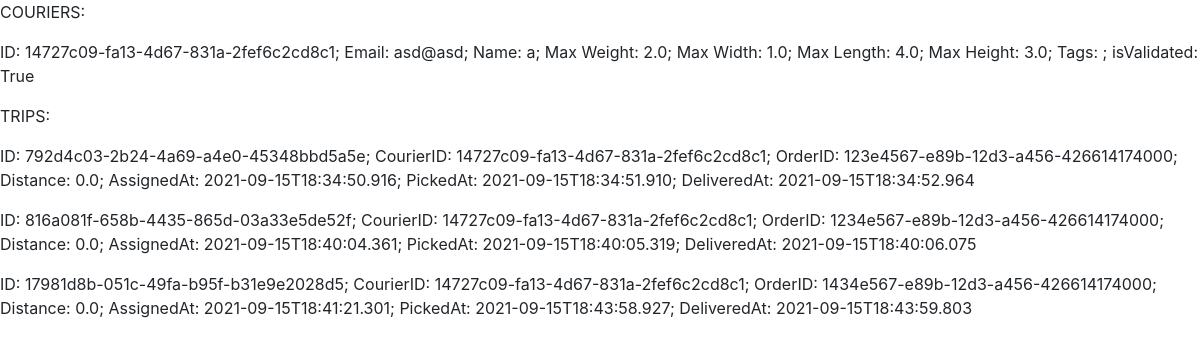
/view, run on the app's committed database.
### flaskr/database/models.py (models this page shows, shortened)
class Courier(db.Model):
    id = db.Column("id", db.String(36), primary_key=True)
    email = db.Column("email", db.String(100), nullable=False, unique=True)
    name = db.Column("name", db.String(30),nullable=False,default='')
    max_weight = db.Column("max_weight", db.Float,nullable=False, default=0)
    max_width = db.Column("max_width", db.Float,nullable=False, default=0)
    max_length = db.Column("max_length", db.Float,nullable=False, default=0)
    max_height = db.Column("max_height", db.Float,nullable=False, default=0)
    tags = db.Column("tags", db.Text, nullable=False,default='')
    is_validated = db.Column("is_validated", db.Boolean, default=False)
    current_order_id = db.Column("current_order_id", db.String(36), default=None)

class Trip(db.Model):
    id = db.Column("id", db.String(36), primary_key=True)
    courier_id = db.Column(
        "courier_id", db.String(36), db.ForeignKey("courier.id"), nullable=False
    )
    order_id = db.Column("order_id", db.String(36), nullable=False, unique=True)
    distance = db.Column("distance", db.Float, default=0)
    assigned_at = db.Column("assigned_at", db.String(30))
    picked_at = db.Column("picked_at", db.String(30))
    delivered_at = db.Column("delivered_at", db.String(30))
    courier = db.relationship("Courier", backref=db.backref("trips", lazy=True))

### flaskr/main/routes.py (the view)
@main.route("/view")
def view():
    return render_template(
        "view.html", couriers=Courier.query.all(), trips=Trip.query.all()
    )

### flaskr/templates/view.html (shortened to what this page needs)
{% extends "base.html" %}
{% block content %}
<p>COURIERS:</p>
{% for item in couriers %}
<p>ID: {{item.id}}; Email: {{item.email}}; Name: {{item.name}}; Max Weight: {{item.max_weight}}; Max Width:
    {{item.max_width}}; Max Length: {{item.max_length}}; Max Height: {{item.max_height}}; Tags: {{item.tags}};
    isValidated: {{item.is_validated}}</p>
{% endfor %}
<p>TRIPS:</p>
{% for item in trips %}
<p>ID: {{item.id}}; CourierID: {{item.courier_id}}; OrderID: {{item.order_id}}; Distance: {{item.distance}}; AssignedAt:
    {{item.assigned_at}}; PickedAt: {{item.picked_at}}; DeliveredAt: {{item.delivered_at}}</p>
{% endfor %}
{% endblock %}

### flaskr/templates/base.html (shortened to what this page needs)
<!doctype html>
<html>
<head>
    <link rel="stylesheet" href="https://stackpath.bootstrapcdn.com/bootstrap/4.3.1/css/bootstrap.min.css"
>
</head>
<body>
    {% block content %}{% endblock %}
</body>
</html>

### data on the page
Courier: id "14727c09-fa13-4d67-831a-2fef6c2cd8c1", email "asd@asd", name "a", max_weight "2.0", max_width "1.0", max_length "4.0", max_height "3.0", is_validated "True"
Trip: id "792d4c03-2b24-4a69-a4e0-45348bbd5a5e", courier_id "14727c09-fa13-4d67-831a-2fef6c2cd8c1", order_id "123e4567-e89b-12d3-a456-426614174000", distance "0.0", assigned_at "2021-09-15T18:34:50.916", picked_at "2021-09-15T18:34:51.910", delivered_at "2021-09-15T18:34:52.964"
Trip: id "816a081f-658b-4435-865d-03a33e5de52f", courier_id "14727c09-fa13-4d67-831a-2fef6c2cd8c1", order_id "1234e567-e89b-12d3-a456-426614174000", distance "0.0", assigned_at "2021-09-15T18:40:04.361", picked_at "2021-09-15T18:40:05.319", delivered_at "2021-09-15T18:40:06.075"
Trip: id "17981d8b-051c-49fa-b95f-b31e9e2028d5", courier_id "14727c09-fa13-4d67-831a-2fef6c2cd8c1", order_id "1434e567-e89b-12d3-a456-426614174000", distance "0.0", assigned_at "2021-09-15T18:41:21.301", picked_at "2021-09-15T18:43:58.927", delivered_at "2021-09-15T18:43:59.803"
